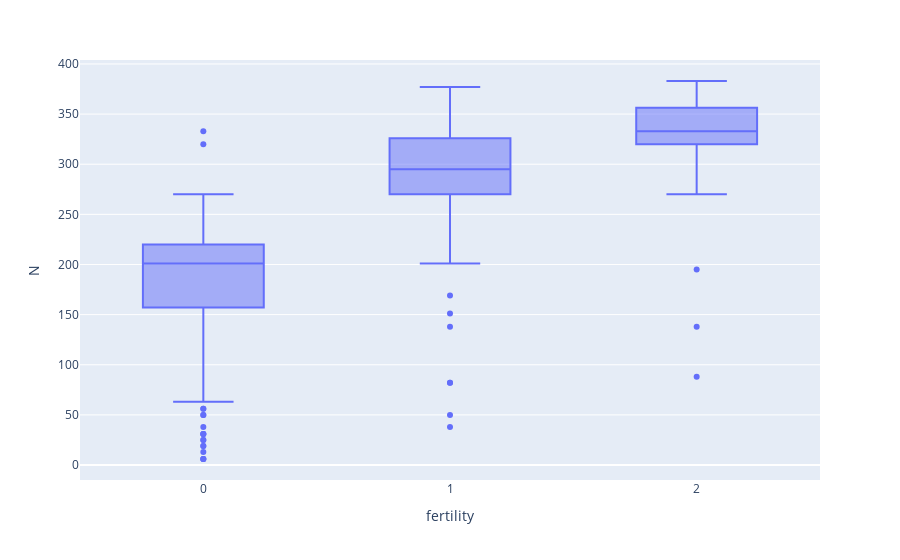

This figure's notebook cell:
### Code cell
# boxplot fertility vs N

fig = px.box(data, y='N', x='fertility')
fig.update_layout(height=600)
fig.show()

### Figure 1 — Plotly figure (JSON) as saved in the notebook; plotly's stock layout.template omitted (floating-point values rounded to 4 significant figures; data arrays with more than 128 entries replaced by an {"elided": "..."} marker saying what was removed)
{"data": [{"alignmentgroup": "True", "hovertemplate": "fertility=%{x}<br>N=%{y}<extra></extra>", "legendgroup": "", "marker": {"color": "#636efa"}, "name": "", "notched": false, "offsetgroup": "", "orientation": "v", "showlegend": false, "type": "box", "x": {"elided": "880 int values"}, "x0": " ", "xaxis": "x", "y": {"elided": "880 int values"}, "y0": " ", "yaxis": "y"}], "layout": {"autosize": true, "boxmode": "group", "legend": {"tracegroupgap": 0}, "margin": {"t": 60}, "xaxis": {"anchor": "y", "autorange": true, "domain": [0, 1], "range": [-0.5, 2.5], "title": {"text": "fertility"}, "type": "linear"}, "yaxis": {"anchor": "x", "autorange": true, "domain": [0, 1], "range": [-14.94, 403.9], "title": {"text": "N"}, "type": "linear"}}}
